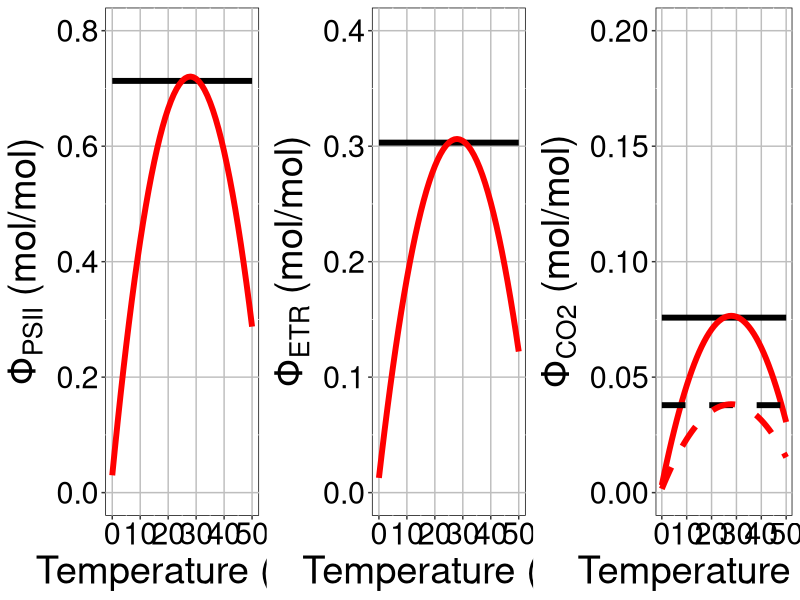

Write the R code that produced this figure.
# box_figure.R
## code to create a figure for the different types of phi box
## three-panel figure with (a) phi psii, (b) phi etr, and (c) phi co2 temperature responses
## under three conditions: (1) no phi psii temperature response, 
## (2) yes phi psii temperature response,
## (3) differential electron partitioning for the phi co2 response

### functions
multiplot <- function(..., plotlist=NULL, file, cols=1, layout=NULL) {
  library(grid)
  
  # Make a list from the ... arguments and plotlist
  plots <- c(list(...), plotlist)
  
  numPlots = length(plots)
  
  # If layout is NULL, then use 'cols' to determine layout
  if (is.null(layout)) {
    # Make the panel
    # ncol: Number of columns of plots
    # nrow: Number of rows needed, calculated from # of cols
    layout <- matrix(seq(1, cols * ceiling(numPlots/cols)),
                     ncol = cols, nrow = ceiling(numPlots/cols))
  }
  
  if (numPlots==1) {
    print(plots[[1]])
    
  } else {
    # Set up the page
    grid.newpage()
    pushViewport(viewport(layout = grid.layout(nrow(layout), ncol(layout))))
    
    # Make each plot, in the correct location
    for (i in 1:numPlots) {
      # Get the i,j matrix positions of the regions that contain this subplot
      matchidx <- as.data.frame(which(layout == i, arr.ind = TRUE))
      
      print(plots[[i]], vp = viewport(layout.pos.row = matchidx$row,
                                      layout.pos.col = matchidx$col))
    }
  }
}

### libraries
library(ggplot2)

### define some parameters
lowEP <- 4 # low value of electron partitioning (e needed to fix mol CO2)
highEP <- 8 # high value of electron partitioning (e needed to fix mol CO2)
light <- 800 # par (umol m-2 s-1)
abs <- 0.85 # light absorbance
PP <- 0.5 # photon partitioning between PSII and PSI

### make a data frame
t_sequence <- seq(0, 50, 1)

a_tresp <- 0.03
b_tresp <- 0.0495
c_tresp <- 0.000887

phi_psii_noT <- a_tresp + 
  (b_tresp * 25) - 
  (c_tresp * 25 * 25) # change based on Brad's results
phi_etr_noT <- phi_psii_noT * abs * PP
phi_co2_noT_lowEP <- phi_etr_noT / lowEP
phi_co2_noT_highEP <- phi_etr_noT / highEP

phi_psii_yesT <- a_tresp + 
  (b_tresp * t_sequence) - 
  (c_tresp * t_sequence * t_sequence) # change based on Brad's results
phi_etr_yesT <- phi_psii_yesT * abs * PP
phi_co2_yesT_lowEP <- phi_etr_yesT / lowEP
phi_co2_yesT_highEP <- phi_etr_yesT / highEP

phi_df <- as.data.frame(cbind(t_sequence, 
                              phi_psii_noT, phi_etr_noT, phi_co2_noT_lowEP, phi_co2_noT_highEP,
                              phi_psii_yesT, phi_etr_yesT, phi_co2_yesT_lowEP, phi_co2_yesT_highEP))

### make some figures

phi_psii_plot <- ggplot(data = phi_df, aes(y = phi_psii_noT, x = t_sequence)) +
  theme(legend.position = 'none',
        legend.text = element_text(size = rel(2)),
        axis.title.y=element_text(size=rel(2.5), colour = 'black'),
        axis.title.x=element_text(size=rel(2.5), colour = 'black'),
        axis.text.x=element_text(size=rel(2.5), colour = 'black'),
        axis.text.y=element_text(size=rel(2.5), colour = 'black'),
        panel.background = element_rect(fill = 'white', colour = 'black'),
        panel.grid.major = element_line(colour = "grey")) +
  geom_line(size = 2, color = 'black') +
  geom_line(size = 2, color = 'red', aes(y = phi_psii_yesT)) +
  ylim(c(0, 0.8)) + 
  ylab(expression('Φ'['PSII'] * ' (mol/mol)')) +
  xlab('Temperature (°C)')

phi_etr_plot <- ggplot(data = phi_df, aes(y = phi_etr_noT, x = t_sequence)) +
  theme(legend.position = 'none',
        legend.text = element_text(size = rel(2)),
        axis.title.y=element_text(size=rel(2.5), colour = 'black'),
        axis.title.x=element_text(size=rel(2.5), colour = 'black'),
        axis.text.x=element_text(size=rel(2.5), colour = 'black'),
        axis.text.y=element_text(size=rel(2.5), colour = 'black'),
        panel.background = element_rect(fill = 'white', colour = 'black'),
        panel.grid.major = element_line(colour = "grey")) +
  geom_line(size = 2, color = 'black') +
  geom_line(size = 2, color = 'red', aes(y = phi_etr_yesT)) +
  ylim(c(0, 0.4)) + 
  ylab(expression('Φ'['ETR'] * ' (mol/mol)')) +
  xlab('Temperature (°C)')

phi_co2_plot <- ggplot(data = phi_df, aes(y = phi_co2_noT_lowEP, x = t_sequence)) +
  theme(legend.position = 'none',
        legend.text = element_text(size = rel(2)),
        axis.title.y=element_text(size=rel(2.5), colour = 'black'),
        axis.title.x=element_text(size=rel(2.5), colour = 'black'),
        axis.text.x=element_text(size=rel(2.5), colour = 'black'),
        axis.text.y=element_text(size=rel(2.5), colour = 'black'),
        panel.background = element_rect(fill = 'white', colour = 'black'),
        panel.grid.major = element_line(colour = "grey")) +
  geom_line(size = 2, color = 'black') +
  geom_line(size = 2, color = 'red', aes(y = phi_co2_yesT_lowEP)) +
  geom_line(size = 2, color = 'black', lty = 2, aes(y = phi_co2_noT_highEP)) +
  geom_line(size = 2, color = 'red', lty = 2, aes(y = phi_co2_yesT_highEP)) +
  ylim(c(0, 0.2)) + 
  ylab(expression('Φ'['CO2'] * ' (mol/mol)')) +
  xlab('Temperature (°C)')

jpeg(filename = "plots/phi_plot.jpeg", 
     width = 21, height = 7, units = 'in', res = 600)
multiplot(phi_psii_plot, phi_etr_plot, phi_co2_plot, cols = 3)
dev.off()
